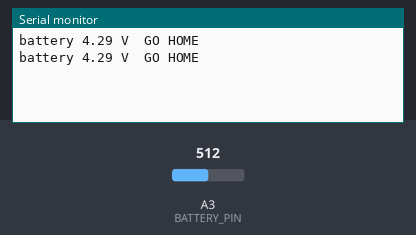
Recording of a sketch running on a simulated Arduino Uno, built with avr-gcc and run on an emulated ATmega328P. Parts: the last lines printed to the serial monitor. Inputs (shaded band) come from the test bench; at power-on: A3 (BATTERY_PIN) = 512.

Above: at 1.2 s.
1.3 s: A3 (BATTERY_PIN) set to 772
At 2.6 s:
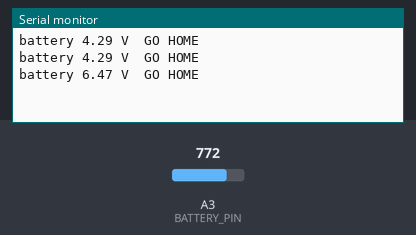
2.8 s: A3 (BATTERY_PIN) set to 802
At 3.8 s:
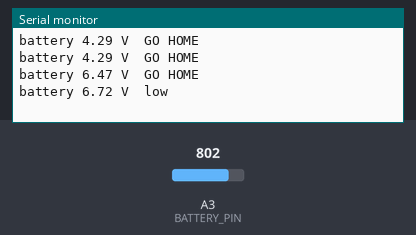
5.5 s: A3 (BATTERY_PIN) set to 849
At 6.8 s:
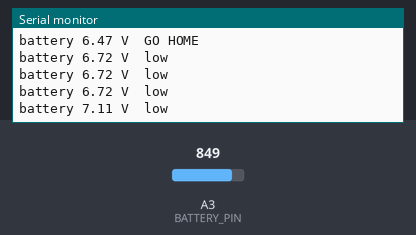
7.0 s: A3 (BATTERY_PIN) set to 878
At 7.7 s:
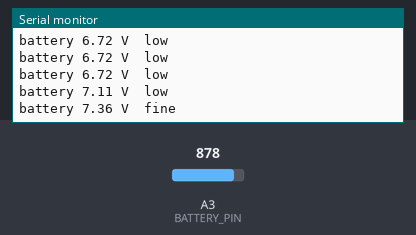

The sketch:

battery_monitor.ino
```cpp
// battery_monitor.ino - read Rover's battery against the chip's own 1.1 V reference, so a sagging 5 V rail does not matter
const int BATTERY_PIN = A3;
const float REF_V = 1.1;               // the internal reference: about 1.1 V on every chip (calibrate it: Lab 101.2)
const float DIVIDER = 10.0 / 78.0;     // 68 k on top, 10 k below: the pin sees 10/78 of the battery
const int SAMPLES = 16;                // average 16 readings to cut the noise by 4 (Chapter 97)

float readBattery() {
  long sum = 0;
  for (int i = 0; i < SAMPLES; i++) {
    sum = sum + analogRead(BATTERY_PIN);
  }
  float count = sum / (float)SAMPLES;          // the average count, with decimals
  return count * REF_V / 1024 / DIVIDER;       // count -> volts on the pin -> volts of the battery
}

void setup() {
  Serial.begin(115200);
  analogReference(INTERNAL);           // compare with the 1.1 V reference instead of the 5 V rail
  analogRead(BATTERY_PIN);             // throw away the first reading after changing the reference
  delay(10);                           // and give the reference a moment to settle
}

void loop() {
  float volts = readBattery();
  Serial.print("battery ");
  Serial.print(volts, 2);
  Serial.print(" V  ");
  if (volts >= 7.2) {
    Serial.println("fine");
  } else if (volts >= 6.6) {
    Serial.println("low");
  } else {
    Serial.println("GO HOME");
  }
  delay(1000);
}
```

Measured:
- the behaviour switches between 787 and 788 on A3 (BATTERY_PIN) (found by bisection; images 1 and 2)
- the behaviour switches between 859 and 860 on A3 (BATTERY_PIN) (found by bisection; images 3 and 4)
- after the input at 1.3 s, the serial monitor: prints a new line after 0.72 s (image 1)
- after the input at 2.8 s, the serial monitor: prints a new line after 0.22 s (image 2)
- after the input at 5.5 s, the serial monitor: prints a new line after 0.53 s (image 3)
- after the input at 7.0 s, the serial monitor: prints a new line at once (image 4)
